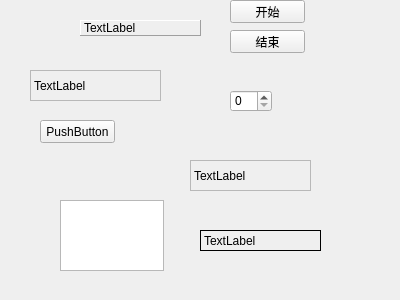
<?xml version="1.0" encoding="UTF-8"?>
<ui version="4.0">
 <class>Widget</class>
 <widget class="QWidget" name="Widget">
  <property name="geometry">
   <rect>
    <x>0</x>
    <y>0</y>
    <width>400</width>
    <height>300</height>
   </rect>
  </property>
  <property name="windowTitle">
   <string>Widget</string>
  </property>
  <widget class="Mylabel" name="label">
   <property name="geometry">
    <rect>
     <x>30</x>
     <y>70</y>
     <width>131</width>
     <height>31</height>
    </rect>
   </property>
   <property name="frameShape">
    <enum>QFrame::StyledPanel</enum>
   </property>
   <property name="text">
    <string>TextLabel</string>
   </property>
  </widget>
  <widget class="QSpinBox" name="spinBox">
   <property name="geometry">
    <rect>
     <x>230</x>
     <y>90</y>
     <width>42</width>
     <height>22</height>
    </rect>
   </property>
  </widget>
  <widget class="QPushButton" name="pushButton">
   <property name="geometry">
    <rect>
     <x>40</x>
     <y>120</y>
     <width>75</width>
     <height>23</height>
    </rect>
   </property>
   <property name="text">
    <string>PushButton</string>
   </property>
  </widget>
  <widget class="QTextEdit" name="textEdit">
   <property name="geometry">
    <rect>
     <x>60</x>
     <y>200</y>
     <width>104</width>
     <height>71</height>
    </rect>
   </property>
  </widget>
  <widget class="QLabel" name="label_2">
   <property name="geometry">
    <rect>
     <x>190</x>
     <y>160</y>
     <width>121</width>
     <height>31</height>
    </rect>
   </property>
   <property name="frameShape">
    <enum>QFrame::StyledPanel</enum>
   </property>
   <property name="text">
    <string>TextLabel</string>
   </property>
  </widget>
  <widget class="QLabel" name="label_3">
   <property name="geometry">
    <rect>
     <x>200</x>
     <y>230</y>
     <width>121</width>
     <height>21</height>
    </rect>
   </property>
   <property name="frameShape">
    <enum>QFrame::Box</enum>
   </property>
   <property name="text">
    <string>TextLabel</string>
   </property>
  </widget>
  <widget class="QLabel" name="label_4">
   <property name="geometry">
    <rect>
     <x>80</x>
     <y>20</y>
     <width>121</width>
     <height>16</height>
    </rect>
   </property>
   <property name="frameShape">
    <enum>QFrame::Panel</enum>
   </property>
   <property name="frameShadow">
    <enum>QFrame::Raised</enum>
   </property>
   <property name="text">
    <string>TextLabel</string>
   </property>
  </widget>
  <widget class="QPushButton" name="pushButton_2">
   <property name="geometry">
    <rect>
     <x>230</x>
     <y>0</y>
     <width>75</width>
     <height>23</height>
    </rect>
   </property>
   <property name="text">
    <string>开始</string>
   </property>
  </widget>
  <widget class="QPushButton" name="pushButton_3">
   <property name="geometry">
    <rect>
     <x>230</x>
     <y>30</y>
     <width>75</width>
     <height>23</height>
    </rect>
   </property>
   <property name="text">
    <string>结束</string>
   </property>
  </widget>
 </widget>
 <layoutdefault spacing="6" margin="11"/>
 <customwidgets>
  <customwidget>
   <class>Mylabel</class>
   <extends>QLabel</extends>
   <header location="global">mylabel.h</header>
  </customwidget>
 </customwidgets>
 <resources/>
 <connections/>
</ui>
